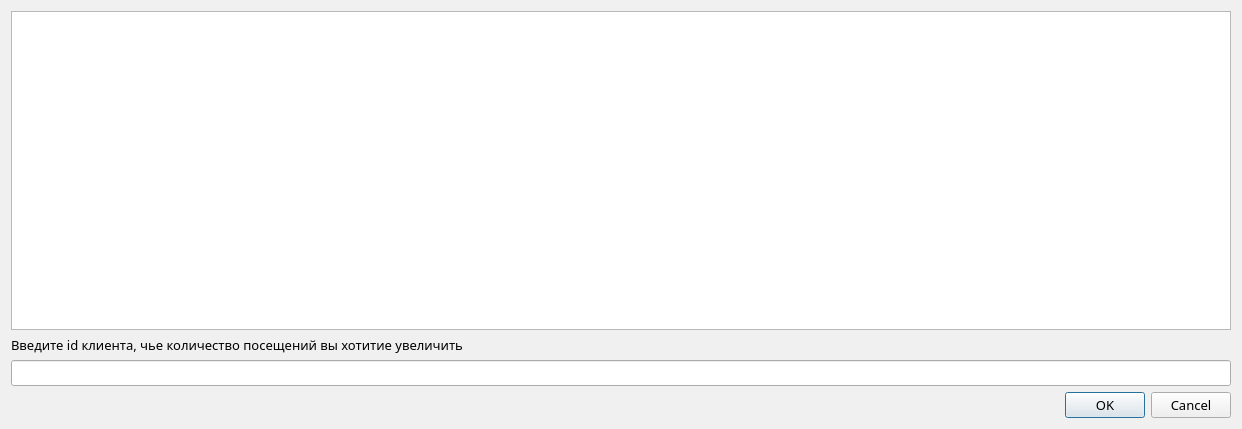
<?xml version="1.0" encoding="UTF-8"?>
<ui version="4.0">
 <class>number_of_clients_choice</class>
 <widget class="QDialog" name="number_of_clients_choice">
  <property name="geometry">
   <rect>
    <x>0</x>
    <y>0</y>
    <width>1242</width>
    <height>429</height>
   </rect>
  </property>
  <property name="sizePolicy">
   <sizepolicy hsizetype="Fixed" vsizetype="Fixed">
    <horstretch>0</horstretch>
    <verstretch>0</verstretch>
   </sizepolicy>
  </property>
  <property name="palette">
   <palette>
    <active>
     <colorrole role="WindowText">
      <brush brushstyle="SolidPattern">
       <color alpha="255">
        <red>0</red>
        <green>0</green>
        <blue>0</blue>
       </color>
      </brush>
     </colorrole>
     <colorrole role="Text">
      <brush brushstyle="SolidPattern">
       <color alpha="255">
        <red>255</red>
        <green>255</green>
        <blue>255</blue>
       </color>
      </brush>
     </colorrole>
     <colorrole role="ButtonText">
      <brush brushstyle="SolidPattern">
       <color alpha="255">
        <red>0</red>
        <green>0</green>
        <blue>0</blue>
       </color>
      </brush>
     </colorrole>
     <colorrole role="Window">
      <brush brushstyle="SolidPattern">
       <color alpha="255">
        <red>245</red>
        <green>239</green>
        <blue>255</blue>
       </color>
      </brush>
     </colorrole>
     <colorrole role="ToolTipText">
      <brush brushstyle="SolidPattern">
       <color alpha="255">
        <red>255</red>
        <green>255</green>
        <blue>255</blue>
       </color>
      </brush>
     </colorrole>
    </active>
    <inactive>
     <colorrole role="WindowText">
      <brush brushstyle="SolidPattern">
       <color alpha="255">
        <red>0</red>
        <green>0</green>
        <blue>0</blue>
       </color>
      </brush>
     </colorrole>
     <colorrole role="Text">
      <brush brushstyle="SolidPattern">
       <color alpha="255">
        <red>0</red>
        <green>0</green>
        <blue>0</blue>
       </color>
      </brush>
     </colorrole>
     <colorrole role="ButtonText">
      <brush brushstyle="SolidPattern">
       <color alpha="255">
        <red>0</red>
        <green>0</green>
        <blue>0</blue>
       </color>
      </brush>
     </colorrole>
     <colorrole role="Window">
      <brush brushstyle="SolidPattern">
       <color alpha="255">
        <red>240</red>
        <green>240</green>
        <blue>240</blue>
       </color>
      </brush>
     </colorrole>
     <colorrole role="ToolTipText">
      <brush brushstyle="SolidPattern">
       <color alpha="255">
        <red>0</red>
        <green>0</green>
        <blue>0</blue>
       </color>
      </brush>
     </colorrole>
    </inactive>
    <disabled>
     <colorrole role="WindowText">
      <brush brushstyle="SolidPattern">
       <color alpha="255">
        <red>120</red>
        <green>120</green>
        <blue>120</blue>
       </color>
      </brush>
     </colorrole>
     <colorrole role="Text">
      <brush brushstyle="SolidPattern">
       <color alpha="255">
        <red>120</red>
        <green>120</green>
        <blue>120</blue>
       </color>
      </brush>
     </colorrole>
     <colorrole role="ButtonText">
      <brush brushstyle="SolidPattern">
       <color alpha="255">
        <red>120</red>
        <green>120</green>
        <blue>120</blue>
       </color>
      </brush>
     </colorrole>
     <colorrole role="Window">
      <brush brushstyle="SolidPattern">
       <color alpha="255">
        <red>245</red>
        <green>239</green>
        <blue>255</blue>
       </color>
      </brush>
     </colorrole>
     <colorrole role="ToolTipText">
      <brush brushstyle="SolidPattern">
       <color alpha="255">
        <red>0</red>
        <green>0</green>
        <blue>0</blue>
       </color>
      </brush>
     </colorrole>
    </disabled>
   </palette>
  </property>
  <property name="font">
   <font>
    <family>Kontora</family>
   </font>
  </property>
  <property name="windowTitle">
   <string>Dialog</string>
  </property>
  <layout class="QVBoxLayout" name="verticalLayout">
   <item>
    <widget class="QTableView" name="tableView">
     <property name="palette">
      <palette>
       <active>
        <colorrole role="WindowText">
         <brush brushstyle="SolidPattern">
          <color alpha="255">
           <red>0</red>
           <green>0</green>
           <blue>0</blue>
          </color>
         </brush>
        </colorrole>
        <colorrole role="Button">
         <brush brushstyle="SolidPattern">
          <color alpha="255">
           <red>180</red>
           <green>226</green>
           <blue>255</blue>
          </color>
         </brush>
        </colorrole>
        <colorrole role="Text">
         <brush brushstyle="SolidPattern">
          <color alpha="255">
           <red>255</red>
           <green>255</green>
           <blue>255</blue>
          </color>
         </brush>
        </colorrole>
        <colorrole role="BrightText">
         <brush brushstyle="SolidPattern">
          <color alpha="255">
           <red>0</red>
           <green>0</green>
           <blue>0</blue>
          </color>
         </brush>
        </colorrole>
        <colorrole role="ButtonText">
         <brush brushstyle="SolidPattern">
          <color alpha="255">
           <red>0</red>
           <green>0</green>
           <blue>0</blue>
          </color>
         </brush>
        </colorrole>
        <colorrole role="Base">
         <brush brushstyle="SolidPattern">
          <color alpha="255">
           <red>170</red>
           <green>85</green>
           <blue>127</blue>
          </color>
         </brush>
        </colorrole>
        <colorrole role="Window">
         <brush brushstyle="SolidPattern">
          <color alpha="255">
           <red>170</red>
           <green>85</green>
           <blue>127</blue>
          </color>
         </brush>
        </colorrole>
        <colorrole role="HighlightedText">
         <brush brushstyle="SolidPattern">
          <color alpha="255">
           <red>0</red>
           <green>0</green>
           <blue>0</blue>
          </color>
         </brush>
        </colorrole>
        <colorrole role="ToolTipText">
         <brush brushstyle="SolidPattern">
          <color alpha="255">
           <red>0</red>
           <green>0</green>
           <blue>0</blue>
          </color>
         </brush>
        </colorrole>
       </active>
       <inactive>
        <colorrole role="WindowText">
         <brush brushstyle="SolidPattern">
          <color alpha="255">
           <red>0</red>
           <green>0</green>
           <blue>0</blue>
          </color>
         </brush>
        </colorrole>
        <colorrole role="Button">
         <brush brushstyle="SolidPattern">
          <color alpha="255">
           <red>240</red>
           <green>240</green>
           <blue>240</blue>
          </color>
         </brush>
        </colorrole>
        <colorrole role="Text">
         <brush brushstyle="SolidPattern">
          <color alpha="255">
           <red>0</red>
           <green>0</green>
           <blue>0</blue>
          </color>
         </brush>
        </colorrole>
        <colorrole role="BrightText">
         <brush brushstyle="SolidPattern">
          <color alpha="255">
           <red>255</red>
           <green>255</green>
           <blue>255</blue>
          </color>
         </brush>
        </colorrole>
        <colorrole role="ButtonText">
         <brush brushstyle="SolidPattern">
          <color alpha="255">
           <red>0</red>
           <green>0</green>
           <blue>0</blue>
          </color>
         </brush>
        </colorrole>
        <colorrole role="Base">
         <brush brushstyle="SolidPattern">
          <color alpha="255">
           <red>255</red>
           <green>255</green>
           <blue>255</blue>
          </color>
         </brush>
        </colorrole>
        <colorrole role="Window">
         <brush brushstyle="SolidPattern">
          <color alpha="255">
           <red>240</red>
           <green>240</green>
           <blue>240</blue>
          </color>
         </brush>
        </colorrole>
        <colorrole role="HighlightedText">
         <brush brushstyle="SolidPattern">
          <color alpha="255">
           <red>0</red>
           <green>0</green>
           <blue>0</blue>
          </color>
         </brush>
        </colorrole>
        <colorrole role="ToolTipText">
         <brush brushstyle="SolidPattern">
          <color alpha="255">
           <red>0</red>
           <green>0</green>
           <blue>0</blue>
          </color>
         </brush>
        </colorrole>
       </inactive>
       <disabled>
        <colorrole role="WindowText">
         <brush brushstyle="SolidPattern">
          <color alpha="255">
           <red>120</red>
           <green>120</green>
           <blue>120</blue>
          </color>
         </brush>
        </colorrole>
        <colorrole role="Button">
         <brush brushstyle="SolidPattern">
          <color alpha="255">
           <red>180</red>
           <green>226</green>
           <blue>255</blue>
          </color>
         </brush>
        </colorrole>
        <colorrole role="Text">
         <brush brushstyle="SolidPattern">
          <color alpha="255">
           <red>120</red>
           <green>120</green>
           <blue>120</blue>
          </color>
         </brush>
        </colorrole>
        <colorrole role="BrightText">
         <brush brushstyle="SolidPattern">
          <color alpha="255">
           <red>0</red>
           <green>0</green>
           <blue>0</blue>
          </color>
         </brush>
        </colorrole>
        <colorrole role="ButtonText">
         <brush brushstyle="SolidPattern">
          <color alpha="255">
           <red>120</red>
           <green>120</green>
           <blue>120</blue>
          </color>
         </brush>
        </colorrole>
        <colorrole role="Base">
         <brush brushstyle="SolidPattern">
          <color alpha="255">
           <red>170</red>
           <green>85</green>
           <blue>127</blue>
          </color>
         </brush>
        </colorrole>
        <colorrole role="Window">
         <brush brushstyle="SolidPattern">
          <color alpha="255">
           <red>170</red>
           <green>85</green>
           <blue>127</blue>
          </color>
         </brush>
        </colorrole>
        <colorrole role="HighlightedText">
         <brush brushstyle="SolidPattern">
          <color alpha="255">
           <red>255</red>
           <green>255</green>
           <blue>255</blue>
          </color>
         </brush>
        </colorrole>
        <colorrole role="ToolTipText">
         <brush brushstyle="SolidPattern">
          <color alpha="255">
           <red>0</red>
           <green>0</green>
           <blue>0</blue>
          </color>
         </brush>
        </colorrole>
       </disabled>
      </palette>
     </property>
     <property name="font">
      <font>
       <family>Source Code Pro</family>
       <pointsize>10</pointsize>
       <bold>false</bold>
      </font>
     </property>
     <property name="verticalScrollBarPolicy">
      <enum>Qt::ScrollBarAlwaysOff</enum>
     </property>
     <property name="horizontalScrollBarPolicy">
      <enum>Qt::ScrollBarAlwaysOff</enum>
     </property>
    </widget>
   </item>
   <item>
    <widget class="QLabel" name="label">
     <property name="enabled">
      <bool>true</bool>
     </property>
     <property name="sizePolicy">
      <sizepolicy hsizetype="Preferred" vsizetype="Preferred">
       <horstretch>0</horstretch>
       <verstretch>0</verstretch>
      </sizepolicy>
     </property>
     <property name="minimumSize">
      <size>
       <width>0</width>
       <height>0</height>
      </size>
     </property>
     <property name="sizeIncrement">
      <size>
       <width>0</width>
       <height>0</height>
      </size>
     </property>
     <property name="baseSize">
      <size>
       <width>66</width>
       <height>0</height>
      </size>
     </property>
     <property name="palette">
      <palette>
       <active>
        <colorrole role="Button">
         <brush brushstyle="SolidPattern">
          <color alpha="255">
           <red>180</red>
           <green>226</green>
           <blue>255</blue>
          </color>
         </brush>
        </colorrole>
        <colorrole role="Base">
         <brush brushstyle="SolidPattern">
          <color alpha="255">
           <red>180</red>
           <green>226</green>
           <blue>255</blue>
          </color>
         </brush>
        </colorrole>
        <colorrole role="Window">
         <brush brushstyle="SolidPattern">
          <color alpha="255">
           <red>180</red>
           <green>226</green>
           <blue>255</blue>
          </color>
         </brush>
        </colorrole>
       </active>
       <inactive>
        <colorrole role="Button">
         <brush brushstyle="SolidPattern">
          <color alpha="255">
           <red>240</red>
           <green>240</green>
           <blue>240</blue>
          </color>
         </brush>
        </colorrole>
        <colorrole role="Base">
         <brush brushstyle="SolidPattern">
          <color alpha="255">
           <red>255</red>
           <green>255</green>
           <blue>255</blue>
          </color>
         </brush>
        </colorrole>
        <colorrole role="Window">
         <brush brushstyle="SolidPattern">
          <color alpha="255">
           <red>240</red>
           <green>240</green>
           <blue>240</blue>
          </color>
         </brush>
        </colorrole>
       </inactive>
       <disabled>
        <colorrole role="Button">
         <brush brushstyle="SolidPattern">
          <color alpha="255">
           <red>180</red>
           <green>226</green>
           <blue>255</blue>
          </color>
         </brush>
        </colorrole>
        <colorrole role="Base">
         <brush brushstyle="SolidPattern">
          <color alpha="255">
           <red>180</red>
           <green>226</green>
           <blue>255</blue>
          </color>
         </brush>
        </colorrole>
        <colorrole role="Window">
         <brush brushstyle="SolidPattern">
          <color alpha="255">
           <red>180</red>
           <green>226</green>
           <blue>255</blue>
          </color>
         </brush>
        </colorrole>
       </disabled>
      </palette>
     </property>
     <property name="font">
      <font>
       <family>Source Code Pro</family>
       <pointsize>10</pointsize>
       <bold>false</bold>
      </font>
     </property>
     <property name="text">
      <string>Введите id клиента, чье количество посещений вы хотитие увеличить</string>
     </property>
    </widget>
   </item>
   <item>
    <widget class="QLineEdit" name="lineEdit">
     <property name="palette">
      <palette>
       <active>
        <colorrole role="WindowText">
         <brush brushstyle="SolidPattern">
          <color alpha="255">
           <red>255</red>
           <green>255</green>
           <blue>255</blue>
          </color>
         </brush>
        </colorrole>
        <colorrole role="Button">
         <brush brushstyle="SolidPattern">
          <color alpha="255">
           <red>180</red>
           <green>226</green>
           <blue>255</blue>
          </color>
         </brush>
        </colorrole>
        <colorrole role="Base">
         <brush brushstyle="SolidPattern">
          <color alpha="255">
           <red>170</red>
           <green>85</green>
           <blue>127</blue>
          </color>
         </brush>
        </colorrole>
        <colorrole role="Window">
         <brush brushstyle="SolidPattern">
          <color alpha="255">
           <red>170</red>
           <green>85</green>
           <blue>127</blue>
          </color>
         </brush>
        </colorrole>
       </active>
       <inactive>
        <colorrole role="WindowText">
         <brush brushstyle="SolidPattern">
          <color alpha="255">
           <red>0</red>
           <green>0</green>
           <blue>0</blue>
          </color>
         </brush>
        </colorrole>
        <colorrole role="Button">
         <brush brushstyle="SolidPattern">
          <color alpha="255">
           <red>240</red>
           <green>240</green>
           <blue>240</blue>
          </color>
         </brush>
        </colorrole>
        <colorrole role="Base">
         <brush brushstyle="SolidPattern">
          <color alpha="255">
           <red>255</red>
           <green>255</green>
           <blue>255</blue>
          </color>
         </brush>
        </colorrole>
        <colorrole role="Window">
         <brush brushstyle="SolidPattern">
          <color alpha="255">
           <red>240</red>
           <green>240</green>
           <blue>240</blue>
          </color>
         </brush>
        </colorrole>
       </inactive>
       <disabled>
        <colorrole role="WindowText">
         <brush brushstyle="SolidPattern">
          <color alpha="255">
           <red>120</red>
           <green>120</green>
           <blue>120</blue>
          </color>
         </brush>
        </colorrole>
        <colorrole role="Button">
         <brush brushstyle="SolidPattern">
          <color alpha="255">
           <red>180</red>
           <green>226</green>
           <blue>255</blue>
          </color>
         </brush>
        </colorrole>
        <colorrole role="Base">
         <brush brushstyle="SolidPattern">
          <color alpha="255">
           <red>170</red>
           <green>85</green>
           <blue>127</blue>
          </color>
         </brush>
        </colorrole>
        <colorrole role="Window">
         <brush brushstyle="SolidPattern">
          <color alpha="255">
           <red>170</red>
           <green>85</green>
           <blue>127</blue>
          </color>
         </brush>
        </colorrole>
       </disabled>
      </palette>
     </property>
     <property name="font">
      <font>
       <family>Source Code Pro</family>
       <pointsize>10</pointsize>
       <bold>false</bold>
      </font>
     </property>
     <property name="text">
      <string/>
     </property>
    </widget>
   </item>
   <item>
    <widget class="QDialogButtonBox" name="buttonBox">
     <property name="palette">
      <palette>
       <active>
        <colorrole role="Button">
         <brush brushstyle="SolidPattern">
          <color alpha="255">
           <red>180</red>
           <green>226</green>
           <blue>255</blue>
          </color>
         </brush>
        </colorrole>
        <colorrole role="Base">
         <brush brushstyle="SolidPattern">
          <color alpha="255">
           <red>180</red>
           <green>226</green>
           <blue>255</blue>
          </color>
         </brush>
        </colorrole>
        <colorrole role="Window">
         <brush brushstyle="SolidPattern">
          <color alpha="255">
           <red>180</red>
           <green>226</green>
           <blue>255</blue>
          </color>
         </brush>
        </colorrole>
       </active>
       <inactive>
        <colorrole role="Button">
         <brush brushstyle="SolidPattern">
          <color alpha="255">
           <red>240</red>
           <green>240</green>
           <blue>240</blue>
          </color>
         </brush>
        </colorrole>
        <colorrole role="Base">
         <brush brushstyle="SolidPattern">
          <color alpha="255">
           <red>255</red>
           <green>255</green>
           <blue>255</blue>
          </color>
         </brush>
        </colorrole>
        <colorrole role="Window">
         <brush brushstyle="SolidPattern">
          <color alpha="255">
           <red>240</red>
           <green>240</green>
           <blue>240</blue>
          </color>
         </brush>
        </colorrole>
       </inactive>
       <disabled>
        <colorrole role="Button">
         <brush brushstyle="SolidPattern">
          <color alpha="255">
           <red>180</red>
           <green>226</green>
           <blue>255</blue>
          </color>
         </brush>
        </colorrole>
        <colorrole role="Base">
         <brush brushstyle="SolidPattern">
          <color alpha="255">
           <red>180</red>
           <green>226</green>
           <blue>255</blue>
          </color>
         </brush>
        </colorrole>
        <colorrole role="Window">
         <brush brushstyle="SolidPattern">
          <color alpha="255">
           <red>180</red>
           <green>226</green>
           <blue>255</blue>
          </color>
         </brush>
        </colorrole>
       </disabled>
      </palette>
     </property>
     <property name="font">
      <font>
       <family>Source Code Pro</family>
       <pointsize>10</pointsize>
       <bold>false</bold>
      </font>
     </property>
     <property name="standardButtons">
      <set>QDialogButtonBox::Cancel|QDialogButtonBox::Ok</set>
     </property>
    </widget>
   </item>
  </layout>
 </widget>
 <resources/>
 <connections>
  <connection>
   <sender>buttonBox</sender>
   <signal>accepted()</signal>
   <receiver>number_of_clients_choice</receiver>
   <slot>accept()</slot>
   <hints>
    <hint type="sourcelabel">
     <x>542</x>
     <y>421</y>
    </hint>
    <hint type="destinationlabel">
     <x>429</x>
     <y>384</y>
    </hint>
   </hints>
  </connection>
  <connection>
   <sender>buttonBox</sender>
   <signal>rejected()</signal>
   <receiver>number_of_clients_choice</receiver>
   <slot>reject()</slot>
   <hints>
    <hint type="sourcelabel">
     <x>627</x>
     <y>430</y>
    </hint>
    <hint type="destinationlabel">
     <x>616</x>
     <y>383</y>
    </hint>
   </hints>
  </connection>
 </connections>
</ui>
